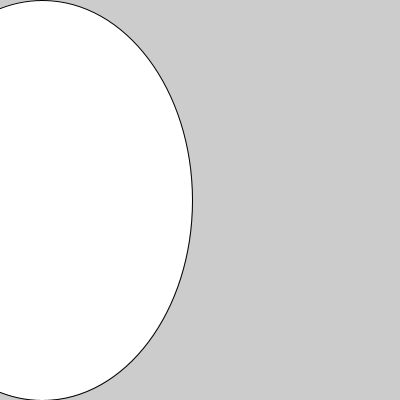
Frame 1 (no input)
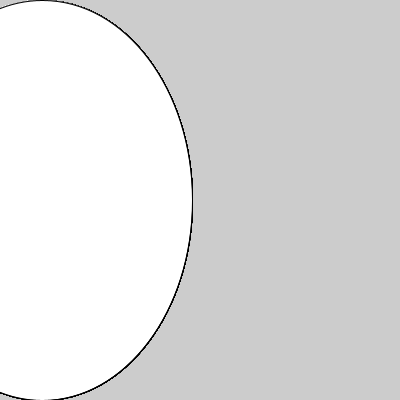
Frame 60 (the mouse pressed at the canvas centre just before this capture)
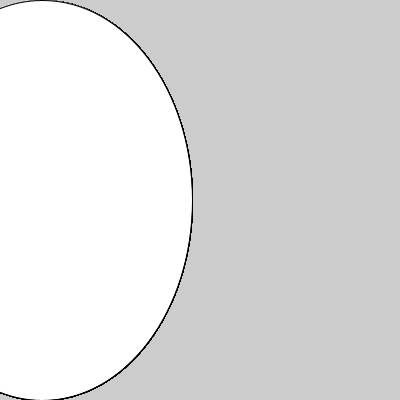
Frame 120 (the mouse held since frame 60 and released just before this capture)

The Processing sketch that drew these frames (run headless with seeded random() and noise(); from frame 60 on, the mouse is pressed at the canvas centre):

// Processing sketch: Arrays1
// ── Arrays1.pde
float[] geheime_getallen;

void setup()
{
  size(400,400);
  geheime_getallen = new float[1];
  geheime_getallen[0] = 42;
}

void draw() 
{
  float x = geheime_getallen[0];
  ellipse(x,200,300,400);
}
